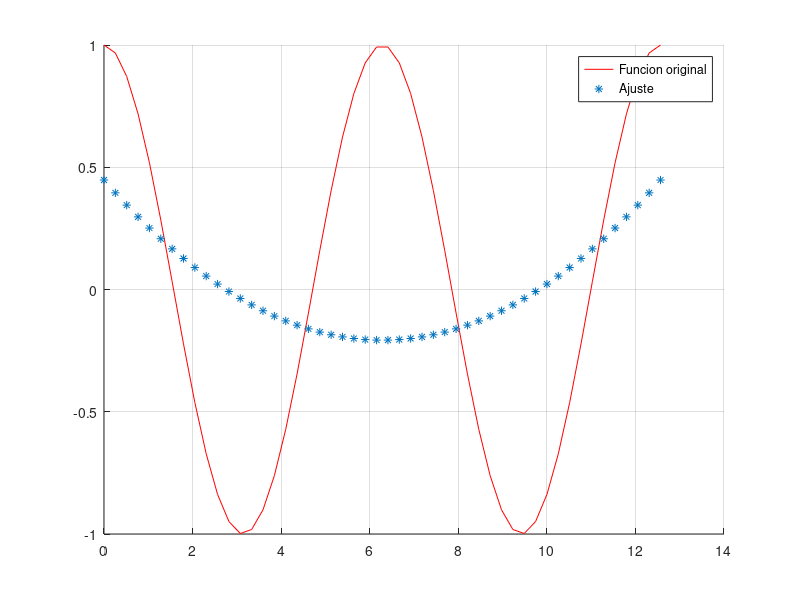

Write MATLAB code to recreate this figure.
function ejer2b()

    xs = linspace(0,(4.*pi),50);
    
    ys = cos(xs);
    
    coef = polyfit(xs, ys, 2);

    yss = polyval(coef, xs);

    er = sum((ys - yss).^2);

    grid on
    hold on    
    plot(xs, ys, 'r')
    plot(xs, yss,'*')
    legend('Funcion original', 'Ajuste')              

end
